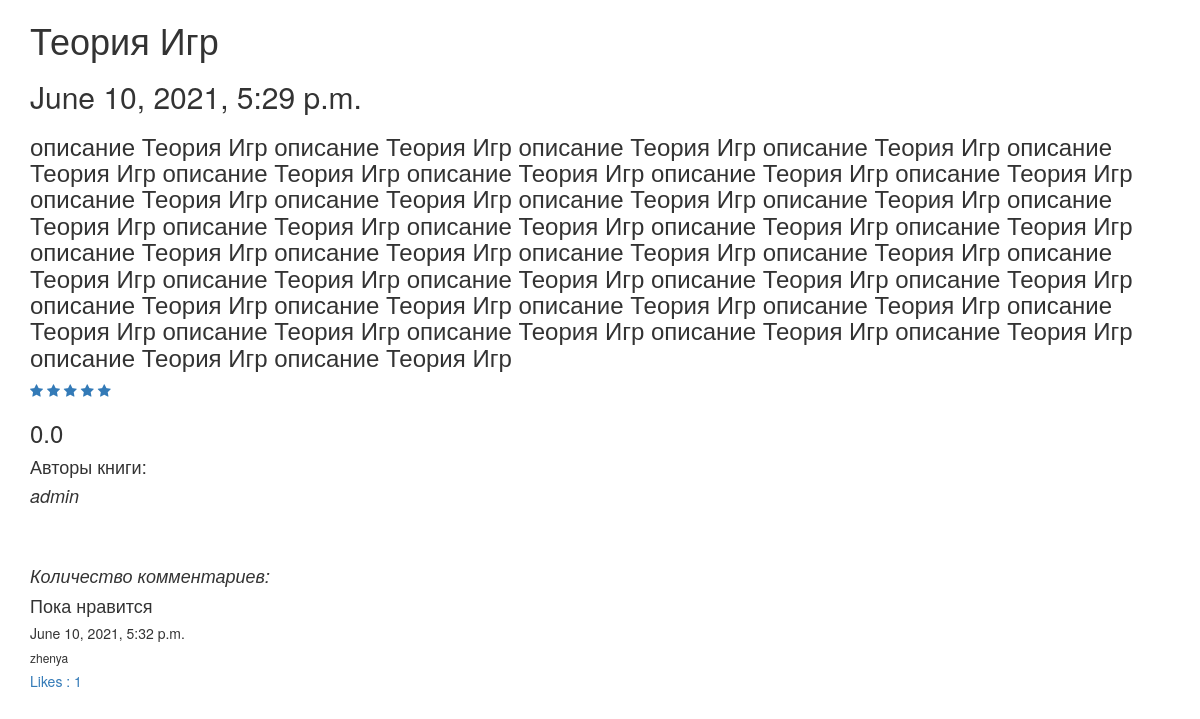
Page /books/book_view_detail/teoriia-igr/ on the committed database.
### manager/models.py (models this page shows, shortened)
class Book(models.Model):
    class Meta:
        verbose_name = 'книга'
        verbose_name_plural = 'книги'
    title = models.CharField(max_length=50, verbose_name='Наименование', help_text='ну это типа название книги')
    date = models.DateTimeField(auto_now_add=True, verbose_name='Дата',
                                help_text='Если нет даты, то заполняется автоматически', null=True)
    description = models.TextField(null=True, default='Book description to be added soon')
    authors = models.ManyToManyField(User, related_name='books')
    likes = models.PositiveIntegerField(null=True, default=0)
    rating = models.FloatField(null=True, default=0.0)
    total_stars = models.PositiveIntegerField(null=True, default=0)
    slug = models.SlugField(unique=True, primary_key=True)
    id = models.PositiveIntegerField(null=True, blank=True, auto_created=True)

class Comment(models.Model):
    text = models.TextField()
    date = models.DateTimeField(auto_now_add=True)
    book = models.ForeignKey('Book', on_delete=models.CASCADE, related_name='comments', null=True)
    author = models.ForeignKey(User, on_delete=models.CASCADE, null=True, blank=True)
    likes = models.PositiveIntegerField(null=True, default=0)

### manager/views.py (the view)
# urls.py: path('book_view_detail/<str:slug>/', BookPage.as_view(), name='book_detail'),
class BookPage(View):
    def get(self, request, slug):
        context = {}
        comment_query = Comment.objects.annotate(count_like=Count('comment_likes')).select_related('author')
        comments = Prefetch('comments', comment_query)
        context['book'] = Book.objects.prefetch_related('authors', comments).get(slug=slug)
        context['comment_form'] = CommentForm
        context['stars'] = range(1, 6)
        return render(request, 'book_detail.html', context)

### manager/templates/Book_detail.html (shortened to what this page needs)
{% extends 'main_template.html' %}
{% block detail %}
        <h1> {{ book.title }} </h1>
        <h2> {{ book.date }} </h2>
        <h3> {{ book.description }} </h3>
      {% for i in stars %}
        {% if book.rating >= i  %}
            <a href="{% url 'add_rate_location' slug=book.slug rate=i location=1 %}"><span class="fa fa-star checked"></span></a>
        {% else %}
            <a href="{% url 'add_rate_location' slug=book.slug rate=i location=1 %}"><span class="fa fa-star"></span></a>
        {% endif%}
    {% endfor %}
    <h3> {{ book.rating }} </h3>
        {% for author in book.authors.all %}
            <h4> Авторы книги:  </h4>
            <i><h4> {{ author }}</h4></i>
        {% endfor %}
        <br><br>
        {% if book.comments.exists %}
            <i><h4> Количество комментариев: {{ book.count }} </h4></i>
        {% endif %}
        {% for comment in book.comments.all %}
            <h4> {{comment.text}} </h4>
            <h5> {{comment.date}} </h5>
            <h6> {{comment.author}} </h6>
            <a href="{% url 'add_comment_like_location' id=comment.id  location=1%}"> <h5>Likes : {{ comment.count_like }} </h5></a>
            <br><br>
        {% endfor %}
{% endblock %}

### rows in the picture
Book: title "Теория Игр", date "June 10, 2021, 5:29 p.m.", description "описание Теория Игр описание Теория Игр описание Теория Игр описание Теория Игр описание Теория Игр описание Теория Игр описание Теория Игр описание Теория Игр описание Теория Игр описание Теория Игр описание Теория Игр описание Теория Игр описание Теория Игр описание Теория Игр описание Теория Игр описание Теория Игр описание Теория Игр описание Теория Игр описание Теория Игр описание Теория Игр описание Теория Игр описание Теория Игр описание Теория Игр описание Теория Игр описание Теория Игр описание Теория Игр описание Теория Игр описание Теория Игр описание Теория Игр описание Теория Игр описание Теория Игр описание Теория Игр описание Теория Игр описание Теория Игр описание Теория Игр…", rating "0.0"
Comment: text "Пока нравится", date "June 10, 2021, 5:32 p.m.", author "zhenya", count_like "1"

### other values in the picture
{{ author }} "admin"
